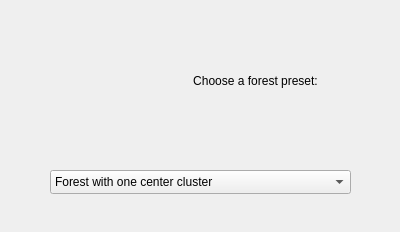
<?xml version="1.0" encoding="UTF-8"?>
<ui version="4.0">
 <class>DefaultForestSceneChooser</class>
 <widget class="QDialog" name="DefaultForestSceneChooser">
  <property name="geometry">
   <rect>
    <x>0</x>
    <y>0</y>
    <width>400</width>
    <height>232</height>
   </rect>
  </property>
  <property name="windowTitle">
   <string>Dialog</string>
  </property>
  <widget class="QComboBox" name="comboBox">
   <property name="geometry">
    <rect>
     <x>50</x>
     <y>170</y>
     <width>301</width>
     <height>24</height>
    </rect>
   </property>
   <item>
    <property name="text">
     <string extracomment="test 2">Forest with one center cluster</string>
    </property>
   </item>
   <item>
    <property name="text">
     <string>Forest with two clusters</string>
    </property>
   </item>
   <item>
    <property name="text">
     <string>Forest with two clusters (closer)</string>
    </property>
   </item>
   <item>
    <property name="text">
     <string>Less trees</string>
    </property>
   </item>
  </widget>
  <widget class="QLabel" name="label">
   <property name="geometry">
    <rect>
     <x>150</x>
     <y>70</y>
     <width>211</width>
     <height>21</height>
    </rect>
   </property>
   <property name="text">
    <string>Choose a forest preset:</string>
   </property>
   <property name="alignment">
    <set>Qt::AlignCenter</set>
   </property>
  </widget>
  <widget class="QLabel" name="label_2">
   <property name="geometry">
    <rect>
     <x>30</x>
     <y>20</y>
     <width>101</width>
     <height>121</height>
    </rect>
   </property>
   <property name="text">
    <string/>
   </property>
   <property name="pixmap">
    <pixmap resource="../resources.qrc">:/images/images/Two-Buttons.jpeg</pixmap>
   </property>
   <property name="scaledContents">
    <bool>true</bool>
   </property>
  </widget>
 </widget>
 <resources>
  <include location="../resources.qrc"/>
 </resources>
 <connections/>
</ui>
